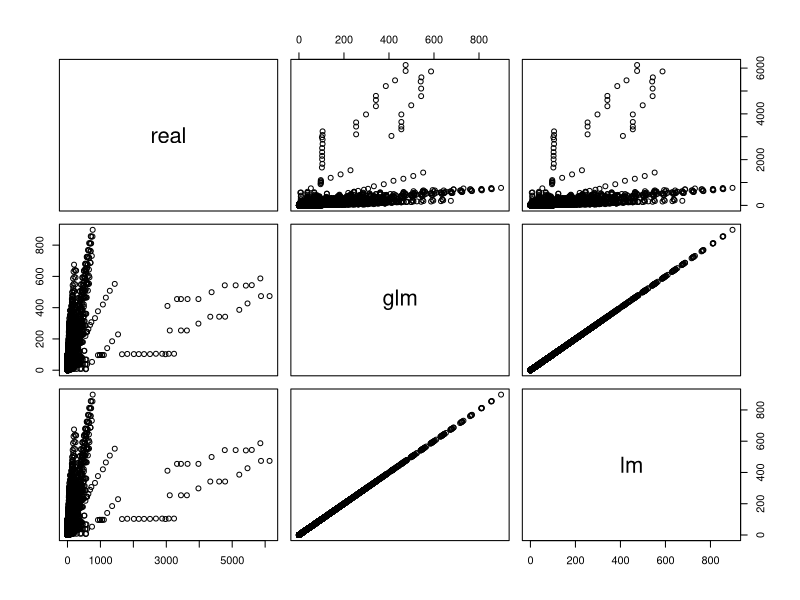
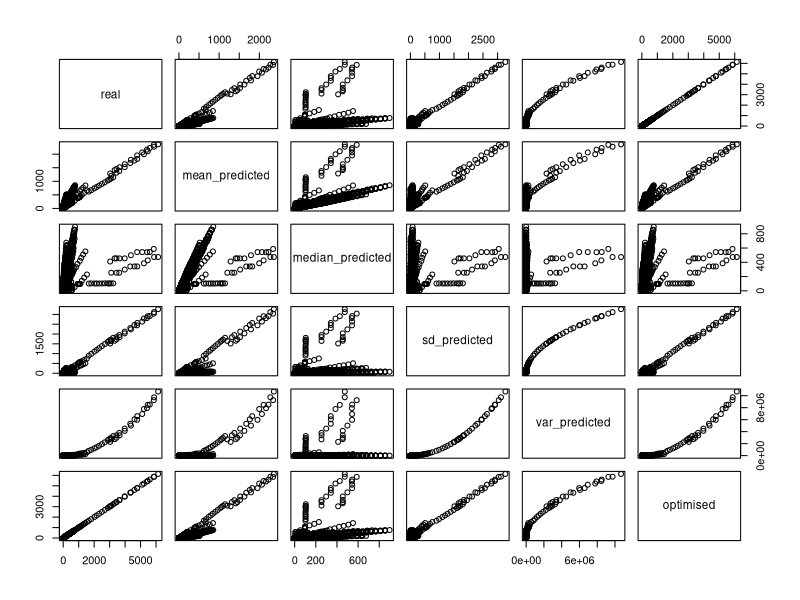

These charts were generated, in order, by the following R code:
################### IMPORT LIBRARIES ###################
options(repos=c(CRAN="https://cloud.r-project.org"))
library(caret)

################### DEFINE DATASETS ###################
dataset <- try(data.frame(read.csv('data/clean_constructor_standings.csv', 
                                   sep=';')))
set <- na.omit(dataset)
trainIndex <- createDataPartition(set$constructorStandingsId, p=0.7, list=FALSE)
trainData <- set[trainIndex,]
testData <- set[-trainIndex,]

################### TRAIN MODELS ###################
models <- c('glm', 'lm')
model_dict <- list()

for (model in models) {
  model_name <- paste0('model_', model)
  model <- try(train(points ~ raceId + constructorId + position + wins, data=trainData, method=model))
  try(model_dict[[model_name]] <- model)
}

############## PREDICTION RESULTS ###################
results_predicted <- data.frame(set$points)
names(results_predicted)[names(results_predicted)=='set.points'] <- 'real'

for (model in models) {
  model_name <- paste0('model_', model)
  try(results_predicted[model] <- data.frame(abs(round(predict(model_dict[[model_name]], newdata=set), digits=0))))
}
plot(results_predicted)

################### COMBINED MEANDIAN ###################
results_mean <- data.frame(set$points)
names(results_mean)[names(results_mean)=='set.points'] <- 'real'
results_mean['mean_predicted'] <- abs(round(rowMeans(results_predicted, na.rm=TRUE), digits=0))
results_mean['median_predicted'] <-  round(apply(results_predicted, 1, median, na.rm=TRUE), digits=0)
results_mean['sd_predicted'] <-  apply(results_predicted, 1, sd, na.rm=TRUE)
results_mean['var_predicted'] <- apply(results_predicted, 1, var, na.rm=TRUE)

# MODEL REWORK
testmodel <- try(train(real ~ mean_predicted + median_predicted + sd_predicted + var_predicted, data=results_mean, method = 'glm'))
testresults <- try(data.frame(predict(testmodel, data=results_mean)))
results_mean['optimised'] <- testresults
plot(results_mean)
